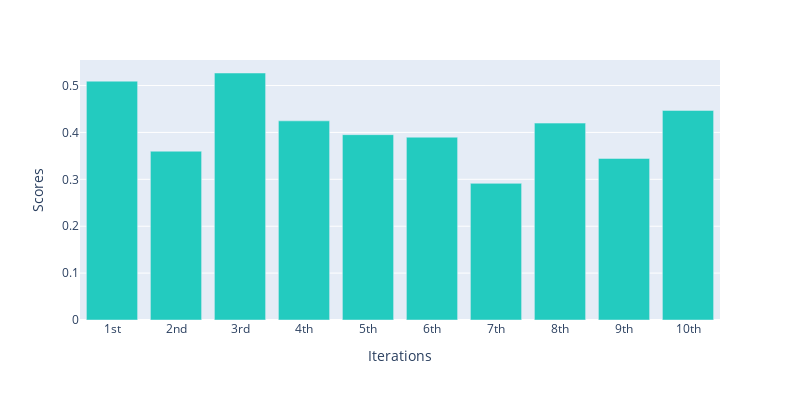

This figure's notebook cell:
### Code cell
fig = px.bar(x=iteration, y = scores,
                  height = 400, width = 800,color_discrete_sequence=['#23CBBF'])

fig.update_layout(xaxis_title = 'Iterations', yaxis_title='Scores')
fig.show()

### Figure 1 — Plotly figure (JSON) as saved in the notebook; plotly's stock layout.template omitted (floating-point values rounded to 4 significant figures)
{"data": [{"alignmentgroup": "True", "hovertemplate": "x=%{x}<br>y=%{y}<extra></extra>", "legendgroup": "", "marker": {"color": "#23CBBF", "pattern": {"shape": ""}}, "name": "", "offsetgroup": "", "orientation": "v", "showlegend": false, "textposition": "auto", "type": "bar", "x": ["1st", "2nd", "3rd", "4th", "5th", "6th", "7th", "8th", "9th", "10th"], "xaxis": "x", "y": [0.5093, 0.3599, 0.5267, 0.4247, 0.3952, 0.3898, 0.2914, 0.4198, 0.3445, 0.4469], "yaxis": "y"}], "layout": {"barmode": "relative", "height": 400, "legend": {"tracegroupgap": 0}, "margin": {"t": 60}, "width": 800, "xaxis": {"anchor": "y", "domain": [0, 1], "title": {"text": "Iterations"}}, "yaxis": {"anchor": "x", "domain": [0, 1], "title": {"text": "Scores"}}}}
